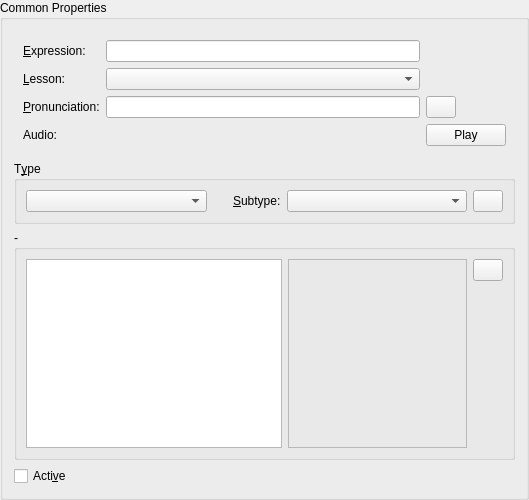
<ui version="4.0" >
 <author>Peter Hedlund</author>
 <class>CommonEntryPageForm</class>
 <widget class="QWidget" name="CommonEntryPageForm" >
  <property name="geometry" >
   <rect>
    <x>0</x>
    <y>0</y>
    <width>529</width>
    <height>500</height>
   </rect>
  </property>
  <property name="sizePolicy" >
   <sizepolicy vsizetype="MinimumExpanding" hsizetype="Preferred" >
    <horstretch>0</horstretch>
    <verstretch>0</verstretch>
   </sizepolicy>
  </property>
  <property name="minimumSize" >
   <size>
    <width>316</width>
    <height>394</height>
   </size>
  </property>
  <property name="windowTitle" >
   <string>-</string>
  </property>
  <property name="toolTip" >
   <string/>
  </property>
  <layout class="QGridLayout" >
   <property name="leftMargin" >
    <number>0</number>
   </property>
   <property name="topMargin" >
    <number>0</number>
   </property>
   <property name="rightMargin" >
    <number>0</number>
   </property>
   <property name="bottomMargin" >
    <number>0</number>
   </property>
   <property name="horizontalSpacing" >
    <number>6</number>
   </property>
   <property name="verticalSpacing" >
    <number>6</number>
   </property>
   <item row="0" column="0" >
    <widget class="QGroupBox" name="asdf" >
     <property name="sizePolicy" >
      <sizepolicy vsizetype="MinimumExpanding" hsizetype="Preferred" >
       <horstretch>0</horstretch>
       <verstretch>0</verstretch>
      </sizepolicy>
     </property>
     <property name="title" >
      <string>Common Properties</string>
     </property>
     <layout class="QVBoxLayout" >
      <item>
       <layout class="QGridLayout" >
        <property name="leftMargin" >
         <number>9</number>
        </property>
        <property name="topMargin" >
         <number>9</number>
        </property>
        <property name="rightMargin" >
         <number>9</number>
        </property>
        <property name="bottomMargin" >
         <number>9</number>
        </property>
        <property name="horizontalSpacing" >
         <number>6</number>
        </property>
        <property name="verticalSpacing" >
         <number>6</number>
        </property>
        <item row="0" column="1" >
         <widget class="QLineEdit" name="expr_line" />
        </item>
        <item row="2" column="1" >
         <widget class="QLineEdit" name="pronounce_line" />
        </item>
        <item row="2" column="0" >
         <widget class="QLabel" name="pronounce_label" >
          <property name="text" >
           <string>&amp;Pronunciation:</string>
          </property>
          <property name="buddy" >
           <cstring>pronounce_line</cstring>
          </property>
         </widget>
        </item>
        <item row="1" column="0" >
         <widget class="QLabel" name="lesson_label" >
          <property name="text" >
           <string>&amp;Lesson:</string>
          </property>
          <property name="buddy" >
           <cstring>lesson_box</cstring>
          </property>
         </widget>
        </item>
        <item row="2" column="2" >
         <widget class="QPushButton" name="b_pronDlg" >
          <property name="sizePolicy" >
           <sizepolicy vsizetype="Fixed" hsizetype="Fixed" >
            <horstretch>0</horstretch>
            <verstretch>0</verstretch>
           </sizepolicy>
          </property>
          <property name="minimumSize" >
           <size>
            <width>30</width>
            <height>0</height>
           </size>
          </property>
          <property name="maximumSize" >
           <size>
            <width>30</width>
            <height>30</height>
           </size>
          </property>
          <property name="toolTip" >
           <string>Invokes dialog page with characters from phonetic alphabet</string>
          </property>
          <property name="text" >
           <string/>
          </property>
         </widget>
        </item>
        <item row="1" column="1" >
         <widget class="QComboBox" name="lesson_box" />
        </item>
        <item row="0" column="0" >
         <widget class="QLabel" name="expr_label" >
          <property name="text" >
           <string>&amp;Expression:</string>
          </property>
          <property name="buddy" >
           <cstring>expr_line</cstring>
          </property>
         </widget>
        </item>
        <item row="3" column="0" >
         <widget class="QLabel" name="sound_label" >
          <property name="text" >
           <string>Audio:</string>
          </property>
         </widget>
        </item>
        <item row="3" column="2" >
         <widget class="QPushButton" name="audioPlayButton" >
          <property name="text" >
           <string>Play</string>
          </property>
         </widget>
        </item>
        <item row="3" column="1" >
         <widget class="KUrlRequester" name="audioUrlRequester" />
        </item>
       </layout>
      </item>
      <item>
       <widget class="QGroupBox" name="type_label" >
        <property name="sizePolicy" >
         <sizepolicy vsizetype="Fixed" hsizetype="Minimum" >
          <horstretch>0</horstretch>
          <verstretch>0</verstretch>
         </sizepolicy>
        </property>
        <property name="title" >
         <string>T&amp;ype</string>
        </property>
        <layout class="QGridLayout" >
         <property name="leftMargin" >
          <number>9</number>
         </property>
         <property name="topMargin" >
          <number>9</number>
         </property>
         <property name="rightMargin" >
          <number>9</number>
         </property>
         <property name="bottomMargin" >
          <number>9</number>
         </property>
         <property name="horizontalSpacing" >
          <number>6</number>
         </property>
         <property name="verticalSpacing" >
          <number>6</number>
         </property>
         <item row="0" column="0" >
          <layout class="QHBoxLayout" >
           <property name="spacing" >
            <number>6</number>
           </property>
           <property name="leftMargin" >
            <number>0</number>
           </property>
           <property name="topMargin" >
            <number>0</number>
           </property>
           <property name="rightMargin" >
            <number>0</number>
           </property>
           <property name="bottomMargin" >
            <number>0</number>
           </property>
           <item>
            <widget class="QComboBox" name="type_box" >
             <property name="sizePolicy" >
              <sizepolicy vsizetype="Fixed" hsizetype="MinimumExpanding" >
               <horstretch>0</horstretch>
               <verstretch>0</verstretch>
              </sizepolicy>
             </property>
            </widget>
           </item>
           <item>
            <spacer>
             <property name="orientation" >
              <enum>Qt::Horizontal</enum>
             </property>
             <property name="sizeType" >
              <enum>QSizePolicy::Minimum</enum>
             </property>
             <property name="sizeHint" >
              <size>
               <width>20</width>
               <height>16</height>
              </size>
             </property>
            </spacer>
           </item>
           <item>
            <widget class="QLabel" name="subtype_label" >
             <property name="text" >
              <string>&amp;Subtype:</string>
             </property>
             <property name="buddy" >
              <cstring>subtype_box</cstring>
             </property>
            </widget>
           </item>
           <item>
            <widget class="QComboBox" name="subtype_box" >
             <property name="sizePolicy" >
              <sizepolicy vsizetype="Fixed" hsizetype="MinimumExpanding" >
               <horstretch>0</horstretch>
               <verstretch>0</verstretch>
              </sizepolicy>
             </property>
            </widget>
           </item>
           <item>
            <widget class="QPushButton" name="b_TypeDlg" >
             <property name="sizePolicy" >
              <sizepolicy vsizetype="Fixed" hsizetype="Fixed" >
               <horstretch>0</horstretch>
               <verstretch>0</verstretch>
              </sizepolicy>
             </property>
             <property name="minimumSize" >
              <size>
               <width>30</width>
               <height>0</height>
              </size>
             </property>
             <property name="maximumSize" >
              <size>
               <width>30</width>
               <height>30</height>
              </size>
             </property>
             <property name="toolTip" >
              <string>Invokes input dialog for word types</string>
             </property>
             <property name="text" >
              <string/>
             </property>
            </widget>
           </item>
          </layout>
         </item>
        </layout>
       </widget>
      </item>
      <item>
       <widget class="QGroupBox" name="usage_label" >
        <property name="sizePolicy" >
         <sizepolicy vsizetype="Preferred" hsizetype="Preferred" >
          <horstretch>0</horstretch>
          <verstretch>0</verstretch>
         </sizepolicy>
        </property>
        <property name="title" >
         <string>-</string>
        </property>
        <layout class="QGridLayout" >
         <property name="leftMargin" >
          <number>9</number>
         </property>
         <property name="topMargin" >
          <number>9</number>
         </property>
         <property name="rightMargin" >
          <number>9</number>
         </property>
         <property name="bottomMargin" >
          <number>9</number>
         </property>
         <property name="horizontalSpacing" >
          <number>6</number>
         </property>
         <property name="verticalSpacing" >
          <number>6</number>
         </property>
         <item rowspan="2" row="0" column="0" >
          <layout class="QHBoxLayout" >
           <property name="spacing" >
            <number>6</number>
           </property>
           <property name="leftMargin" >
            <number>0</number>
           </property>
           <property name="topMargin" >
            <number>0</number>
           </property>
           <property name="rightMargin" >
            <number>0</number>
           </property>
           <property name="bottomMargin" >
            <number>0</number>
           </property>
           <item>
            <widget class="QListWidget" name="usage_box" >
             <property name="sizePolicy" >
              <sizepolicy vsizetype="Expanding" hsizetype="Fixed" >
               <horstretch>0</horstretch>
               <verstretch>0</verstretch>
              </sizepolicy>
             </property>
             <property name="selectionMode" >
              <enum>QAbstractItemView::MultiSelection</enum>
             </property>
            </widget>
           </item>
           <item>
            <widget class="QLabel" name="usage_line" >
             <property name="sizePolicy" >
              <sizepolicy vsizetype="Preferred" hsizetype="Preferred" >
               <horstretch>0</horstretch>
               <verstretch>0</verstretch>
              </sizepolicy>
             </property>
             <property name="minimumSize" >
              <size>
               <width>0</width>
               <height>80</height>
              </size>
             </property>
             <property name="frameShape" >
              <enum>QFrame::StyledPanel</enum>
             </property>
             <property name="frameShadow" >
              <enum>QFrame::Plain</enum>
             </property>
             <property name="alignment" >
              <set>Qt::AlignLeading|Qt::AlignLeft|Qt::AlignTop</set>
             </property>
             <property name="wordWrap" >
              <bool>true</bool>
             </property>
            </widget>
           </item>
          </layout>
         </item>
         <item row="0" column="1" >
          <widget class="QPushButton" name="b_usageDlg" >
           <property name="sizePolicy" >
            <sizepolicy vsizetype="Fixed" hsizetype="Minimum" >
             <horstretch>0</horstretch>
             <verstretch>0</verstretch>
            </sizepolicy>
           </property>
           <property name="minimumSize" >
            <size>
             <width>30</width>
             <height>0</height>
            </size>
           </property>
           <property name="maximumSize" >
            <size>
             <width>30</width>
             <height>24</height>
            </size>
           </property>
           <property name="toolTip" >
            <string>Invokes input dialog for usage labels</string>
           </property>
           <property name="text" >
            <string/>
           </property>
          </widget>
         </item>
         <item row="1" column="1" >
          <spacer>
           <property name="orientation" >
            <enum>Qt::Vertical</enum>
           </property>
           <property name="sizeHint" >
            <size>
             <width>20</width>
             <height>51</height>
            </size>
           </property>
          </spacer>
         </item>
        </layout>
       </widget>
      </item>
      <item>
       <widget class="QCheckBox" name="c_active" >
        <property name="text" >
         <string>Acti&amp;ve</string>
        </property>
       </widget>
      </item>
     </layout>
    </widget>
   </item>
  </layout>
 </widget>
 <layoutdefault spacing="6" margin="11" />
 <pixmapfunction>qPixmapFromMimeSource</pixmapfunction>
 <customwidgets>
  <customwidget>
   <class>KUrlRequester</class>
   <extends>QFrame</extends>
   <header>kurlrequester.h</header>
  </customwidget>
 </customwidgets>
 <tabstops>
  <tabstop>expr_line</tabstop>
  <tabstop>lesson_box</tabstop>
  <tabstop>pronounce_line</tabstop>
  <tabstop>b_pronDlg</tabstop>
  <tabstop>type_box</tabstop>
  <tabstop>subtype_box</tabstop>
  <tabstop>b_TypeDlg</tabstop>
  <tabstop>usage_box</tabstop>
  <tabstop>b_usageDlg</tabstop>
  <tabstop>c_active</tabstop>
 </tabstops>
 <resources/>
 <connections/>
</ui>
